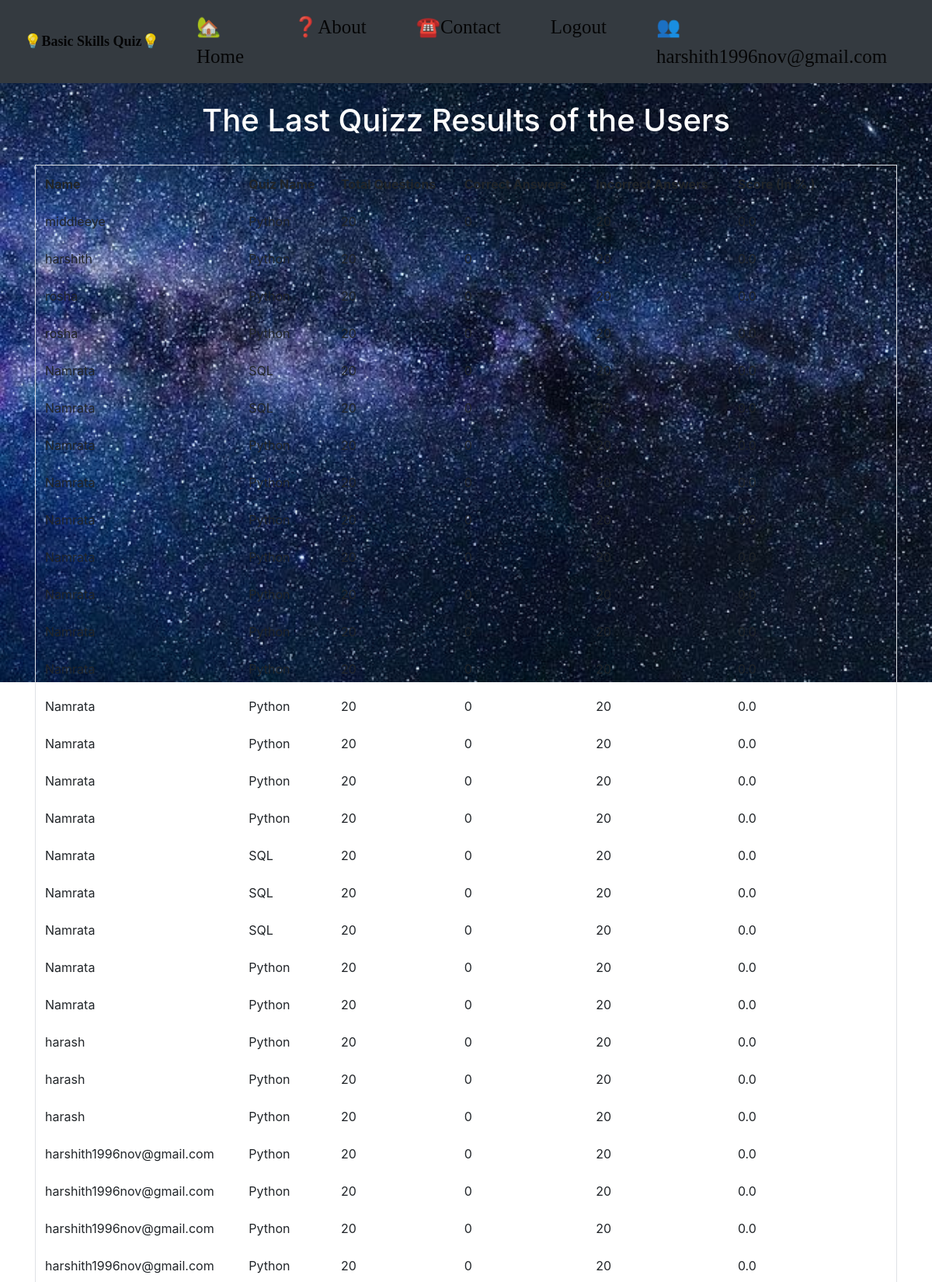
Screenshot of /quiz_app/leader/ (signed in, upper part) with the database file from the repository.
### auth_app/models.py (models this page shows, shortened)
class User(AbstractBaseUser,PermissionsMixin):
    email = models.EmailField(verbose_name='email address', max_length=255, unique=True)
    username = models.CharField(verbose_name='Username', max_length=255, unique=True)
    is_active = models.BooleanField(default=True)
    staff = models.BooleanField(default=False) # a admin user; non super-user
    admin = models.BooleanField(default=False) # a superuser
    USERNAME_FIELD = 'email'
    REQUIRED_FIELDS = ['username'] # Email & Password are required by default.
    objects = UserManager()

### quiz_app/models.py (models this page shows, shortened)
class Leaderboard(models.Model):
    name = models.CharField(max_length=200, blank=False)
    quiz_name = models.CharField(max_length=200, blank=False)
    total = models.CharField(max_length=200, blank=False)
    correct = models.CharField(max_length=200, blank=False)
    incorrect = models.CharField(max_length=200, blank=False)
    percentage = models.CharField(max_length=200, blank=False)
    class Meta:
        db_table = "Quiz_Leaderboard"

### quiz_app/views.py (the view)
# urls.py: path('leader/', views.leader, name='leader'),
def leader(request):
    result_list_board = Leaderboard.objects.all().order_by('percentage')
    dict = {'heading': "The Last Quizz Results of the Users",
            'result_list': result_list_board}
    return render(request, 'quiz_app/leader.html', context = dict)

### templates/quiz_app/leader.html (shortened to what this page needs)
{% extends 'layout.html' %}
{% block body_block %}
<br>
<h1 style="text-align:center; color:white;"> {{ heading }} </h1>
<hr>
<table class="table table-bordered" >
    <tr>
        <th>Name</th>
        <th>Quiz Name</th>
        <th>Total Questions</th>
        <th>Correct Answers</th>
        <th>Incorrect Answers</th>
        <th>Score (In % )</th>
    </tr>
    {% for row in result_list %}
    <tr>
        <td> {{ row.name }} </td>
        <td> {{ row.quiz_name }} </td>
        <td> {{ row.total }} </td>
        <td> {{ row.correct }} </td>
        <td> {{ row.incorrect }} </td>
        <td> {{ row.percentage }} </td>
    </tr>
    {% endfor %}
</table>
{% endblock %}

### templates/layout.html (shortened to what this page needs)
<!doctype html>
{% load static %}
<html lang="en">
  <head>
    <link rel="stylesheet" href="https://cdn.jsdelivr.net/npm/bootstrap@4.3.1/dist/css/bootstrap.min.css">
  </head>
<body>
<nav class="navbar navbar-expand-lg navbar-light bg-dark">
    <div class="container-fluid">
      <a class="navbar-brand" href="#"><b>💡Basic Skills Quiz💡</b></a>
        <div class="collapse navbar-collapse" id="navbarSupportedContent">
            <ul class="navbar-nav me-auto mb-2 mb-lg-0 ">
                <li class="nav-item px-4">
                    <a class="nav-link active" aria-current="page" href="{% url 'home' %}">🏡Home</a>
                </li>
                <li class="nav-item px-4">
                    <a class="nav-link active" href="{% url 'about' %}">❓About</a>
                </li>
                <li class="nav-item px-4">
                    <a class="nav-link active" aria-current="page" href="{% url 'contact' %}">☎️Contact</a>
                </li>
            </ul>
        </div>
        <div class="collapse navbar-collapse" id="navbarSupportedContent">
            <ul class="navbar-nav me-auto mb-2 mb-lg-0 mb-lg-0 ml-auto">
                {% if user.is_authenticated%}
                <li class="nav-item px-4">
                    <a class="nav-link active" aria-current="page"  href="{% url 'logout' %}">Logout</a>
                </li>
                {% else %}
                <li class="nav-item px-4">
                    <a class="nav-link active" aria-current="page"  href="{% url 'login' %}">📃Login</a>
                </li>
                {% endif %}
                {% if user.is_authenticated %}
                <li class="nav-item px-4 ">
                    <a class="nav-link active" aria-current="page" href="{% url 'quiz_app:profile' %}">👥{{user.username}}</a>
                </li>
                {% else %}
                <li class="nav-item px-4 ">
                    <a class="nav-link active" aria-current="page" href="{% url 'registration' %}">📑Register</a>
                </li>
                {% endif %}
            </ul>
        </div>
    </div>
</nav>
<div class="container">
    {% block body_block %}
    {% endblock %}
</div>
    </body>
</html>

### templates/quiz_app/leader.html (style rules this page uses)
.table-bordered > tbody > tr > td, .table-bordered > tbody > tr > th, .table-bordered > tfoot > tr > td, .table-bordered > tfoot > tr > th, .table-bordered > thead > tr > td, .table-bordered > thead > tr > th { border: 1px white; }

### rows the page displays
Leaderboard: name "middleeye", quiz_name "Python", total "20", correct "0", incorrect "20", percentage "0.0"
Leaderboard: name "harshith", quiz_name "Python", total "20", correct "0", incorrect "20", percentage "0.0"
Leaderboard: name "rosha", quiz_name "Python", total "20", correct "0", incorrect "20", percentage "0.0"
Leaderboard: name "rosha", quiz_name "Python", total "20", correct "0", incorrect "20", percentage "0.0"
Leaderboard: name "Namrata", quiz_name "SQL", total "20", correct "0", incorrect "20", percentage "0.0"
Leaderboard: name "Namrata", quiz_name "SQL", total "20", correct "0", incorrect "20", percentage "0.0"
Leaderboard: name "Namrata", quiz_name "Python", total "20", correct "0", incorrect "20", percentage "0.0"
Leaderboard: name "Namrata", quiz_name "Python", total "20", correct "0", incorrect "20", percentage "0.0"
Leaderboard: name "Namrata", quiz_name "Python", total "20", correct "0", incorrect "20", percentage "0.0"
Leaderboard: name "Namrata", quiz_name "Python", total "20", correct "0", incorrect "20", percentage "0.0"
Leaderboard: name "Namrata", quiz_name "Python", total "20", correct "0", incorrect "20", percentage "0.0"
Leaderboard: name "Namrata", quiz_name "Python", total "20", correct "0", incorrect "20", percentage "0.0"
Leaderboard: name "Namrata", quiz_name "Python", total "20", correct "0", incorrect "20", percentage "0.0"
Leaderboard: name "Namrata", quiz_name "Python", total "20", correct "0", incorrect "20", percentage "0.0"
Leaderboard: name "Namrata", quiz_name "Python", total "20", correct "0", incorrect "20", percentage "0.0"
Leaderboard: name "Namrata", quiz_name "Python", total "20", correct "0", incorrect "20", percentage "0.0"
Leaderboard: name "Namrata", quiz_name "Python", total "20", correct "0", incorrect "20", percentage "0.0"
Leaderboard: name "Namrata", quiz_name "SQL", total "20", correct "0", incorrect "20", percentage "0.0"
Leaderboard: name "Namrata", quiz_name "SQL", total "20", correct "0", incorrect "20", percentage "0.0"
Leaderboard: name "Namrata", quiz_name "SQL", total "20", correct "0", incorrect "20", percentage "0.0"
Leaderboard: name "Namrata", quiz_name "Python", total "20", correct "0", incorrect "20", percentage "0.0"
Leaderboard: name "Namrata", quiz_name "Python", total "20", correct "0", incorrect "20", percentage "0.0"
Leaderboard: name "harash", quiz_name "Python", total "20", correct "0", incorrect "20", percentage "0.0"
Leaderboard: name "harash", quiz_name "Python", total "20", correct "0", incorrect "20", percentage "0.0"
Leaderboard: name "harash", quiz_name "Python", total "20", correct "0", incorrect "20", percentage "0.0"
Leaderboard: name "harshith1996nov@gmail.com", quiz_name "Python", total "20", correct "0", incorrect "20", percentage "0.0"
Leaderboard: name "harshith1996nov@gmail.com", quiz_name "Python", total "20", correct "0", incorrect "20", percentage "0.0"
Leaderboard: name "harshith1996nov@gmail.com", quiz_name "Python", total "20", correct "0", incorrect "20", percentage "0.0"
Leaderboard: name "harshith1996nov@gmail.com", quiz_name "Python", total "20", correct "0", incorrect "20", percentage "0.0"

### other values shown
{{ user.username }} "harshith1996nov@gmail.com"
{{ heading }} "The Last Quizz Results of the Users"
